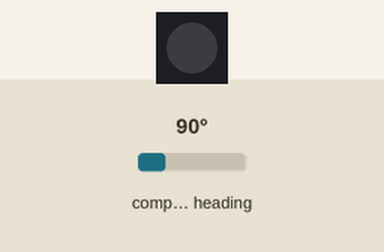
Simulated run of this program. Board: Calliope mini (MakeCode). On the bench: 1 RGB LEDs in strip order, left to right. The inputs (shaded band) are chosen by the test bench; at power-on: compass heading 90°. The compass is already calibrated.

Above: at 1.2 s.
1.3 s: compass heading set to 7°
At 1.7 s:
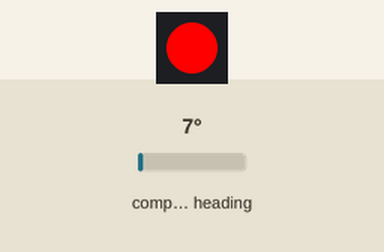
2.8 s: compass heading set to 90°
At 3.9 s:
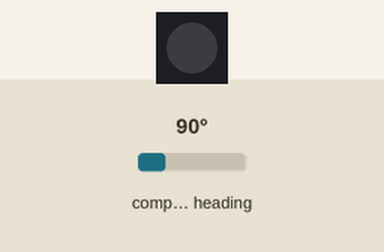
4.3 s: compass heading set to 180°
At 4.9 s:
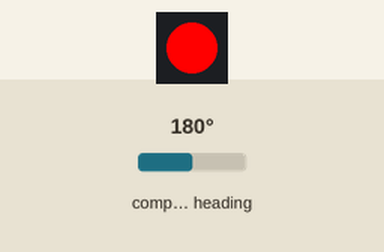
Timing chart, 0 to 7.3 s (numbered marks = the images above; inputs shaded):
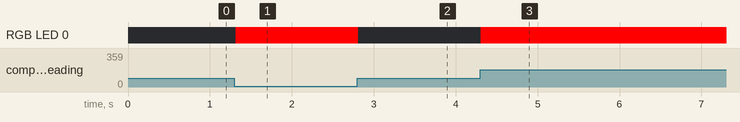

Measured:
- after the input at 1.3 s, RGB LED 0: off → RGB(255, 0, 0) at once
- after the input at 2.8 s, RGB LED 0: RGB(255, 0, 0) → off at once
- after the input at 4.3 s, RGB LED 0: off → RGB(255, 0, 0) at once

The program:

main.ts
```typescript
function licht_anmachen () {
    basic.setLedColors(0xff0000, 0xff0000, 0xff0000, 10)
}
let abweichung = 0
let akktuell = 0
basic.turnRgbLedOff()
let grundwert = input.compassHeading()
let schnellwert = 50
basic.forever(function () {
    akktuell = input.compassHeading()
    abweichung = Math.abs(akktuell - grundwert)
    if (abweichung > 180) {
        abweichung = 360 - abweichung
    }
    if (abweichung > schnellwert) {
        licht_anmachen()
    } else {
        basic.turnRgbLedOff()
    }
})
```

test.ts
```typescript
// Hier kann man Tests durchführen; diese Datei wird nicht kompiliert, wenn dieses Paket als Erweiterung verwendet wird.
```
